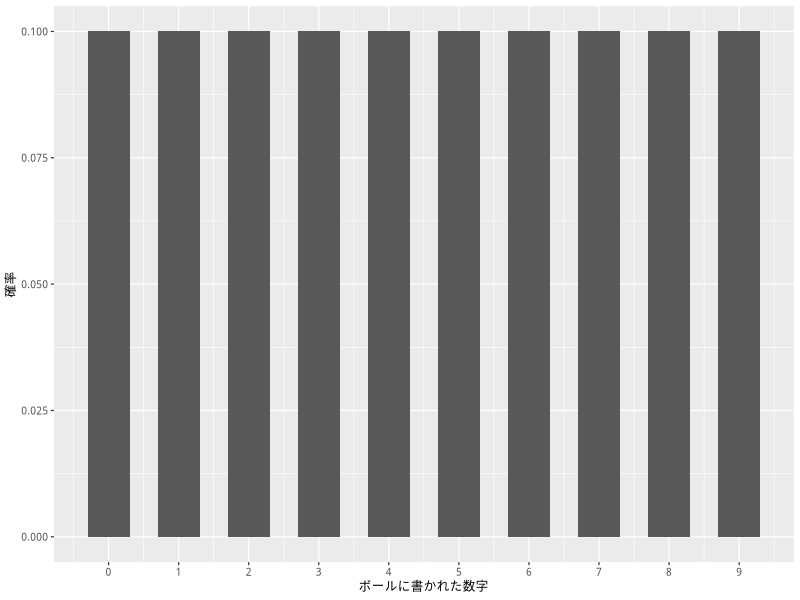
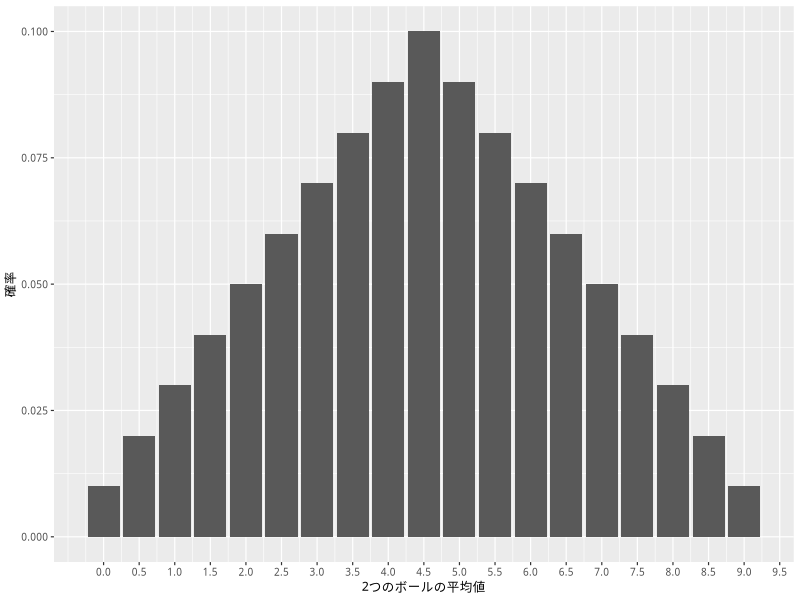
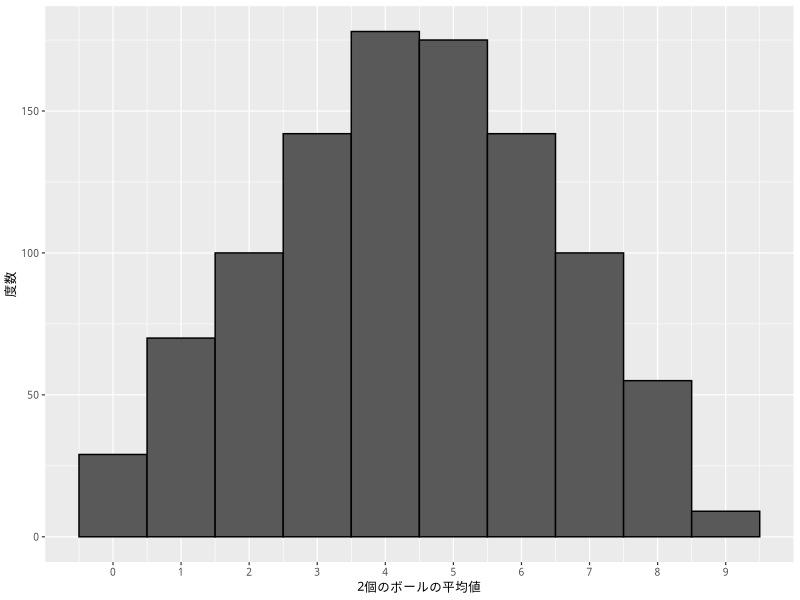
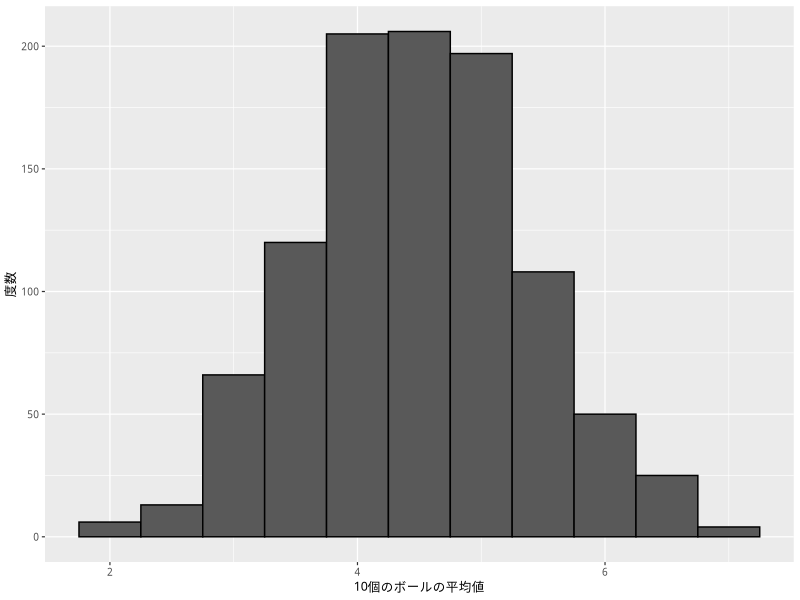
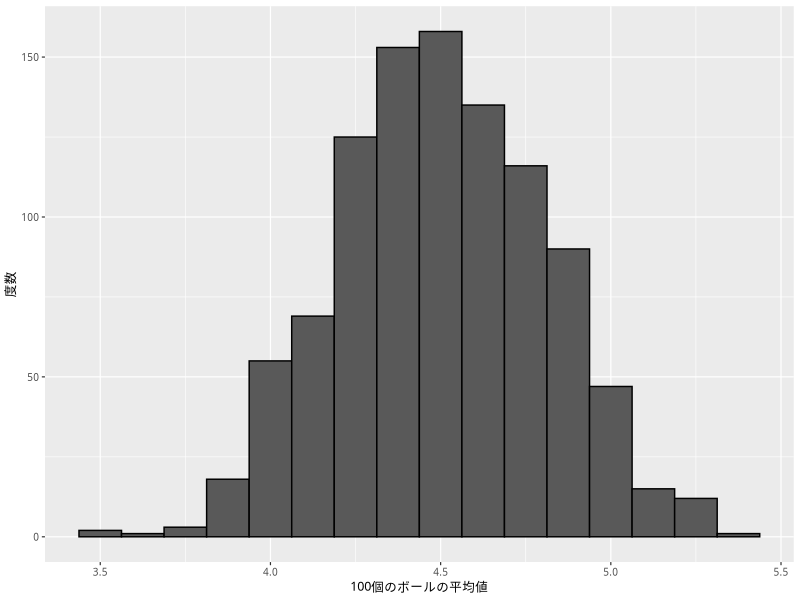

Reproduce these figures in R, in order.
## ---- chunk 1
#| include: false

if (knitr::is_latex_output()) {
  knitr::opts_chunk$set(dev = 'cairo_pdf')
}
## ---- chunk 2
#| echo: false
#| message:  false

library(tidyverse)
my_font <- 'HiraginoSans-W3'
theme_set(theme_gray(base_size = 9,
                     base_family = my_font))
## ---- chunk 3
#| echo: false

dd <- tibble(x = 0:9, 
             y = rep(0.1, 10))
p <- ggplot(dd, aes(x, y)) + 
  geom_bar(stat = "identity", width = 0.6) +
  labs(x = "ボールに書かれた数字", 
       y = "確率") +
  scale_x_continuous(breaks = 0:9)
print(p)
## ---- chunk 4
#| echo: false

dd <- tibble(x = seq(from = 0, to = 9, by = 0.5),
             y = c(1:10, 9:1) / 100)
p <- ggplot(dd, aes(x, y)) + 
  geom_bar(stat = "identity") +
  labs(x = "2つのボールの平均値", y = "確率") +
  scale_x_continuous(breaks = seq(from = 0, to = 18, by = 0.5))
print(p)
## ---- chunk 5
bag <- 0 : 9
exp_2 <- sample(bag, size = 2, replace = TRUE)
mean(exp_2)
## ---- chunk 6
N <- 2
trials <- 1000
sim1 <- rep(NA, length.out = trials)
for (i in 1:trials) {
  experiment <- sample(bag, size = N, replace = TRUE)
  sim1[i] <- mean(experiment)
}
## ---- chunk 7
df_sim1 <- tibble(avg = sim1)
h_sim1 <- ggplot(df_sim1, aes(x = avg)) +
  geom_histogram(binwidth = 1,
                 boundary = 0.5,
                 color    = 'black') +
  labs(x = '2個のボールの平均値',
       y = '度数') +
  scale_x_continuous(breaks = 0 : 9)
plot(h_sim1)
## ---- chunk 8
N <- 10
sim2 <- rep(NA, length.out = trials)
for (i in 1:trials) {
  experiment <- sample(bag, size = N, replace = TRUE)
  sim2[i] <- mean(experiment)
}
## ---- chunk 9
df_sim2 <- tibble(avg = sim2)
h_sim2 <- ggplot(df_sim2, aes(x = avg)) +
  geom_histogram(binwidth = 0.5,
                 color    = 'black') +
  labs(x = '10個のボールの平均値',
       y = '度数')
plot(h_sim2)
## ---- chunk 10
N <- 100
sim3 <- rep(NA, length.out = trials)
for (i in 1:trials) {
  experiment <- sample(bag, size = N, replace = TRUE)
  sim3[i] <- mean(experiment)
}
## ---- chunk 11
df_sim3 <- tibble(avg = sim3)
h_sim3 <- ggplot(df_sim3, aes(x = avg)) +
  geom_histogram(binwidth = 0.125,
                 color    = 'black') +
  labs(x = '100個のボールの平均値', y = '度数')
plot(h_sim3)
